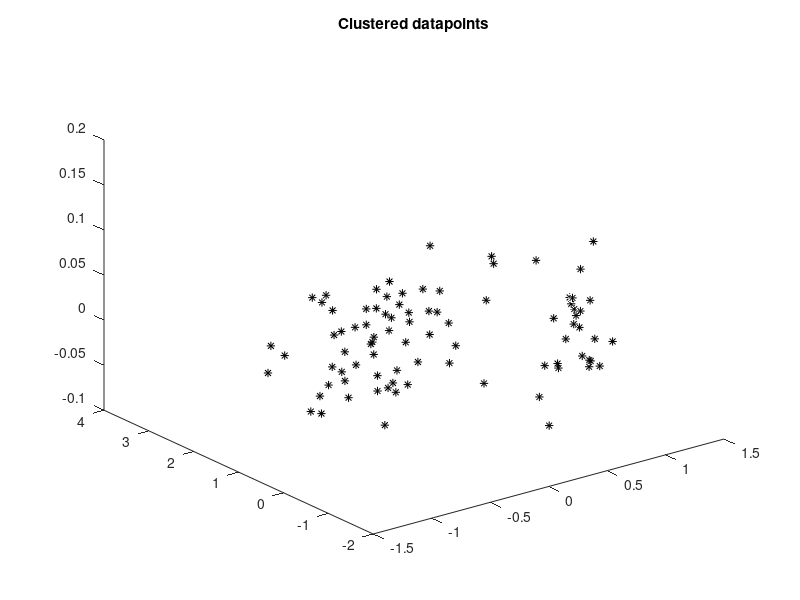
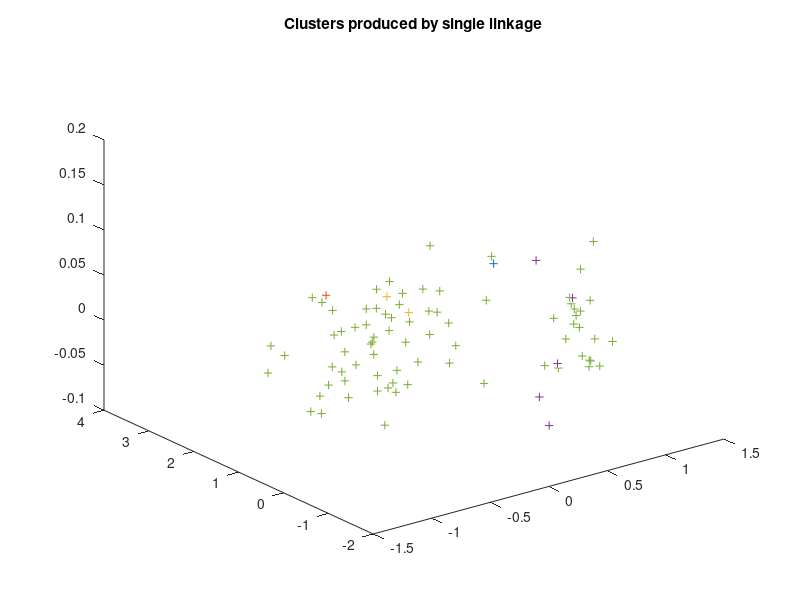
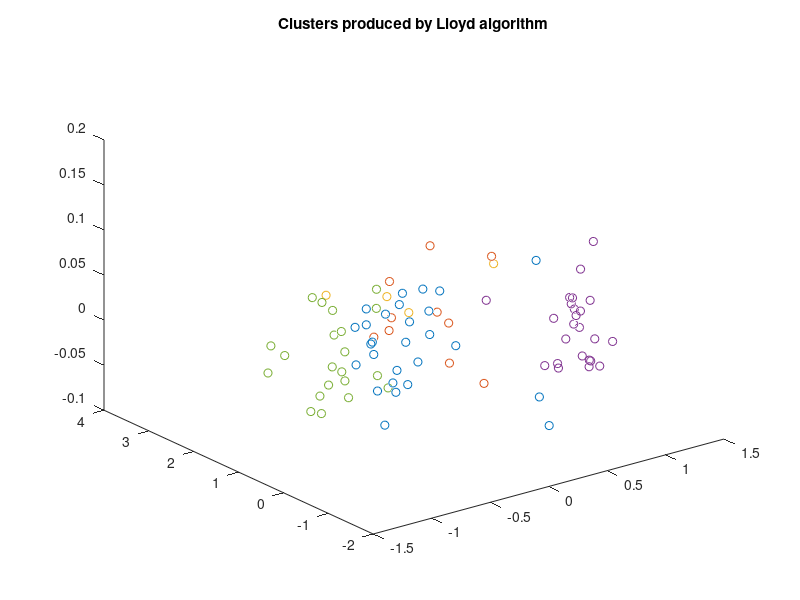
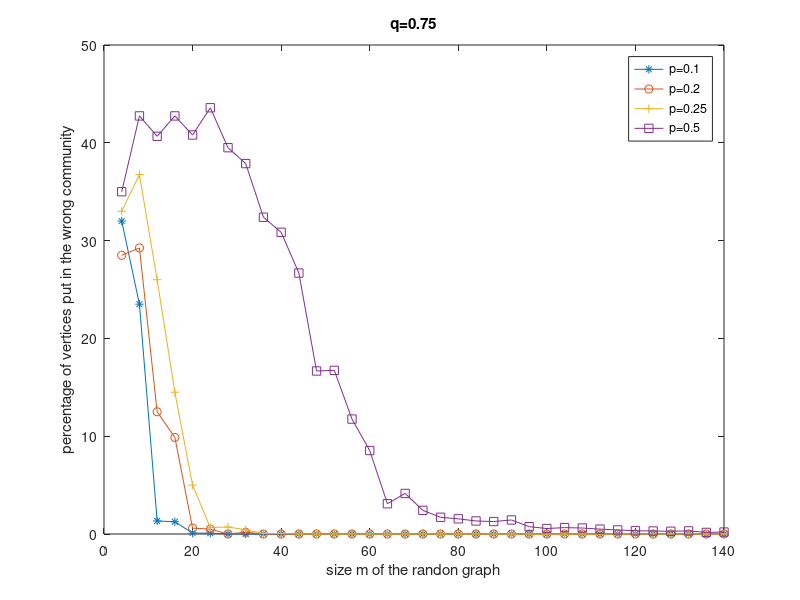

MATLAB code to generate these figures, in order:
%%%%%%%%%%%%%%%%%%%%%%%%%%%%%%%%%%%%%%%%%%%
% Computational illustration for Chapter 07
%              Clustering
% %%%%%%%%%%%%%%%%%%%%%%%%%%%%%%%%%%%%%%%%%
clear all; clc;

%% Illustration of single-linkage and Lloyd's algorithm

%% generate clustered data
k = 5;                            % number of clusters
M = randi(25,1,k);                % numbers of datapoints per cluster
m = sum(M);                       % total number of datapoints
X = [];                           % dxm matrix to hold the datapoints (d=3)
for h = 1:k
    center_h = [cos(2*pi/k*h); sin(2*pi/k*h); .05*rand];  
    radius_h = rand/h;
    X_h = [center_h(1) + radius_h*randn(1,M(h));...
           center_h(2) + radius_h*randn(1,M(h));
           center_h(3) + .05*randn(1,M(h))];
    X = [X X_h];
end
% shuffle the datapoints
X = X(:,randperm(m));            
% store all pairwise distances into a matrix
dist = zeros(m,m);
for i=1:m
    for j=1:m
        dist(i,j) = norm(X(:,i)-X(:,j));
    end
end
% visualize the original clusters
figure(1)
plot3(X(1,:),X(2,:),X(3,:),'*k')
title('Clustered datapoints')


%% naive implementation of the single-linkage algorithm
partition_sl = eye(m);               % its columns will hold the clusters
for t=0:m-k-1
    d = inf(m-t);                    % matrix of distances between clusters
    for i=1:m-t-1
        C_i = find(partition_sl(:,i));
        for j=i+1:m-t
            C_j = find(partition_sl(:,j));
            aux = min(min(dist(C_i,C_j)));
            d(i,j) = aux;
            d(j,i) = aux;
        end
    end
    [~,j] = min(min(d));
    [~,i] = min(d(:,j));
    partition_sl(:,i) = partition_sl(:,i)+partition_sl(:,j); % merge C_i, C_j
    partition_sl(:,j) = [];                                  % remove C_j
end
% visualize the ouputted clusters
figure(2)
for h=1:k
    C_h = find(partition_sl(:,h));
    plot3(X(1,C_h),X(2,C_h),X(3,C_h),'+'); 
    hold on
end
title('Clusters produced by single linkage')

%% naive implementation of Lloyd's algorithm
centers = [4*rand(2,k)-2; zeros(1,k)];   % dxk matrix to holds the centers (d=3)
partition_l = zeros(m,k);                % its columns will hold the clusters
n_iters = 100;                           % number of iterations
for t=1:n_iters
    dist = zeros(k,m);                   % to hold all datapoint-center distances
    for h=1:k
       for i=1:m
           dist(h,i) = norm(X(:,i)-centers(:,h));
       end 
    end
    [~,aux] = min(dist);
    for h=1:k
        C_h = find(aux==h);                          % the h-th cluster as a set
        partition_l(:,h) = (aux==h);                 % the h-th cluster as a 0/1-vector
        centers(:,h) = sum(X(:,C_h),2)/length(C_h);  % the h-th center
   end
end
% visualize the ouputted clusters
figure(3)
for h=1:k
    C_h = find(partition_l(:,h));
    plot3(X(1,C_h),X(2,C_h),X(3,C_h),'o'); 
    hold on
end
title('Clusters produced by Lloyd algorithm')


%% Illustration of spectral clustering

%% generate two communites and their connections with the stochastic block model

m = 500; 
perm = randperm(m);
comm1 = sort(perm(1:m/2));
comm2 = sort(perm(m/2+1:m));
% define an auxiliary 0/1-matrix whose entries = 0 w.proba=p
p = 1/4;
aux2 = (rand(m/2,m/2)<p);
% define an auxiliary 0/1-matrix whose entries = 1 w.proba=q
q = 3/4;
aux1 = (rand(m/2,m/2)<q);   
aux1l = tril(aux1) - diag(diag(aux1));
aux1u = triu(aux1) - diag(diag(aux1));
% define the random adjacency matrix W
W(comm1,comm1) = aux1l+aux1l';
W(comm1,comm2) = aux2;
W(comm2,comm1) = aux2';
W(comm2,comm2) = aux1u+aux1u';

%% Cluster according to the leading eigenvector of W - delta*ones(n,n)
delta=sum(sum(W))/m^2;
[V,~] = eigs(W-delta*ones(m,m),1);
comm1_sp = find(V(:,1)>0)';
comm2_sp = find(V(:,1)<=0)';
% determine the percentage of errors made
n1 = length(intersect(comm1,comm1_sp))+length(intersect(comm2,comm2_sp));
n2 = length(intersect(comm1,comm2_sp))+length(intersect(comm2,comm1_sp));
disp(strcat('Percentage of errors:', 32, num2str(100*min(n1,n2)/100), 37))
           
%% There seems to be no errors at all when m is large enough!
% Empirical estimation of the error percentage depending on m, p, and q

clear all; clc;
% parameters for the range of values of m to be tested
m_min = 4;
m_max = 140;
m_inc = 4;
% number of random trials performed for a given m
nb_trials = 50;
% fix one value of q and consider several values of p
q = 3/4;
p_values = [1/10, 1/5, 1/4, 1/2];
% matrix to store the percentage of errors
nb_errors = zeros(1+ (m_max-m_min)/m_inc ,length(p_values));
% loop reproducing the above code
for j=1:4
    for m = m_min:m_inc:m_max
        err = 0;
        for t=1:nb_trials            
            perm = randperm(m);
            comm1 = sort(perm(1:m/2));
            comm2 = sort(perm(m/2+1:m));
            aux1 = (rand(m/2,m/2)<q);
            aux1u = triu(aux1) - diag(diag(aux1));
            aux1l = tril(aux1) - diag(diag(aux1));
            aux2 = (rand(m/2,m/2)<p_values(j));
            W=zeros(m,m);
            W(comm1,comm1) = aux1l+aux1l';
            W(comm1,comm2) = aux2;
            W(comm2,comm1) = aux2';
            W(comm2,comm2) = aux1u+aux1u';
            delta = sum(sum(W))/m^2;
            [V,~] = eigs(W-delta*ones(m,m),1);
            comm1_sp = find(V(:,1)>0)';
            comm2_sp = find(V(:,1)<=0)';
            err = err + min(...
                length(intersect(comm1,comm1_sp))+length(intersect(comm2,comm2_sp)),...
                length(intersect(comm1,comm2_sp))+length(intersect(comm2,comm1_sp)));
        end
        nb_errors(1+ (m-m_min)/m_inc,j) = err/(nb_trials*m);
    end
end
% visualize the results
figure(4)
plot(m_min:m_inc:m_max,100*nb_errors(:,1),'-*',...
    m_min:m_inc:m_max,100*nb_errors(:,2),'-o',...
    m_min:m_inc:m_max,100*nb_errors(:,3),'-+',...
    m_min:m_inc:m_max,100*nb_errors(:,4),'-s');
    title(strcat('q=',num2str(q)));
    xlabel('size m of the randon graph');
    ylabel('percentage of vertices put in the wrong community');
legend(strcat('p=',num2str(p_values(1))),...
    strcat('p=',num2str(p_values(2))),...
    strcat('p=',num2str(p_values(3))),...
    strcat('p=',num2str(p_values(4))));